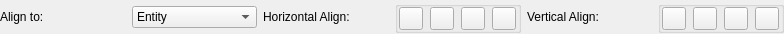
<?xml version="1.0" encoding="UTF-8"?>
<ui version="4.0">
 <class>LC_AlignSingleOptionsWidget</class>
 <widget class="QWidget" name="LC_AlignSingleOptionsWidget">
  <property name="geometry">
   <rect>
    <x>0</x>
    <y>0</y>
    <width>784</width>
    <height>34</height>
   </rect>
  </property>
  <property name="windowTitle">
   <string>Form</string>
  </property>
  <layout class="QGridLayout" name="gridLayout">
   <property name="leftMargin">
    <number>0</number>
   </property>
   <property name="topMargin">
    <number>1</number>
   </property>
   <property name="rightMargin">
    <number>0</number>
   </property>
   <property name="bottomMargin">
    <number>1</number>
   </property>
   <item row="2" column="0">
    <widget class="QLabel" name="label_3">
     <property name="text">
      <string>Align to:</string>
     </property>
    </widget>
   </item>
   <item row="2" column="6">
    <widget class="QGroupBox" name="groupBox_2">
     <property name="title">
      <string/>
     </property>
     <property name="flat">
      <bool>true</bool>
     </property>
     <layout class="QGridLayout" name="gridLayout_3">
      <property name="leftMargin">
       <number>0</number>
      </property>
      <property name="topMargin">
       <number>0</number>
      </property>
      <property name="rightMargin">
       <number>0</number>
      </property>
      <property name="bottomMargin">
       <number>0</number>
      </property>
      <item row="0" column="2">
       <widget class="QToolButton" name="tbVAlignTop">
        <property name="toolTip">
         <string>Align top edges</string>
        </property>
        <property name="text">
         <string/>
        </property>
        <property name="icon">
         <iconset resource="../../../../res/icons/icons.qrc">
          <normaloff>:/icons/valign_top.lci</normaloff>:/icons/valign_top.lci</iconset>
        </property>
        <property name="checkable">
         <bool>true</bool>
        </property>
        <property name="autoExclusive">
         <bool>true</bool>
        </property>
       </widget>
      </item>
      <item row="0" column="3">
       <widget class="QToolButton" name="tbVAlignMiddle">
        <property name="toolTip">
         <string>Center entities vertically</string>
        </property>
        <property name="text">
         <string/>
        </property>
        <property name="icon">
         <iconset resource="../../../../res/icons/icons.qrc">
          <normaloff>:/icons/valign_middle.lci</normaloff>:/icons/valign_middle.lci</iconset>
        </property>
        <property name="checkable">
         <bool>true</bool>
        </property>
        <property name="autoExclusive">
         <bool>true</bool>
        </property>
       </widget>
      </item>
      <item row="0" column="4">
       <widget class="QToolButton" name="tbVAlignBottom">
        <property name="toolTip">
         <string>Align bottom edges</string>
        </property>
        <property name="text">
         <string/>
        </property>
        <property name="icon">
         <iconset resource="../../../../res/icons/icons.qrc">
          <normaloff>:/icons/valign_bottom.lci</normaloff>:/icons/valign_bottom.lci</iconset>
        </property>
        <property name="checkable">
         <bool>true</bool>
        </property>
        <property name="autoExclusive">
         <bool>true</bool>
        </property>
       </widget>
      </item>
      <item row="0" column="1">
       <widget class="QToolButton" name="tbValignNone">
        <property name="toolTip">
         <string>No vertical alignment</string>
        </property>
        <property name="text">
         <string/>
        </property>
        <property name="icon">
         <iconset resource="../../../../res/icons/icons.qrc">
          <normaloff>:/icons/no_align.lci</normaloff>:/icons/no_align.lci</iconset>
        </property>
        <property name="checkable">
         <bool>true</bool>
        </property>
        <property name="autoExclusive">
         <bool>true</bool>
        </property>
       </widget>
      </item>
     </layout>
    </widget>
   </item>
   <item row="2" column="5">
    <widget class="QLabel" name="label">
     <property name="text">
      <string>Vertical Align:</string>
     </property>
    </widget>
   </item>
   <item row="2" column="2">
    <widget class="QLabel" name="label_2">
     <property name="text">
      <string>Horizontal Align:</string>
     </property>
    </widget>
   </item>
   <item row="2" column="1">
    <widget class="QComboBox" name="cbAlignTo">
     <property name="toolTip">
      <string>Defines the way of selected entities' alignment.</string>
     </property>
     <item>
      <property name="text">
       <string>Entity</string>
      </property>
     </item>
     <item>
      <property name="text">
       <string>Position</string>
      </property>
     </item>
     <item>
      <property name="text">
       <string>Drawing</string>
      </property>
     </item>
    </widget>
   </item>
   <item row="2" column="3">
    <widget class="QGroupBox" name="groupBox">
     <property name="title">
      <string/>
     </property>
     <property name="flat">
      <bool>false</bool>
     </property>
     <layout class="QGridLayout" name="gridLayout_2">
      <property name="leftMargin">
       <number>0</number>
      </property>
      <property name="topMargin">
       <number>0</number>
      </property>
      <property name="rightMargin">
       <number>0</number>
      </property>
      <property name="bottomMargin">
       <number>0</number>
      </property>
      <item row="0" column="0">
       <widget class="QToolButton" name="tbHAlignNone">
        <property name="toolTip">
         <string>No change of horizontal position</string>
        </property>
        <property name="text">
         <string/>
        </property>
        <property name="icon">
         <iconset resource="../../../../res/icons/icons.qrc">
          <normaloff>:/icons/no_align.lci</normaloff>:/icons/no_align.lci</iconset>
        </property>
        <property name="checkable">
         <bool>true</bool>
        </property>
        <property name="autoExclusive">
         <bool>true</bool>
        </property>
       </widget>
      </item>
      <item row="0" column="1">
       <widget class="QToolButton" name="tbHAlignLeft">
        <property name="toolTip">
         <string>Align left edges</string>
        </property>
        <property name="text">
         <string/>
        </property>
        <property name="icon">
         <iconset resource="../../../../res/icons/icons.qrc">
          <normaloff>:/icons/halign_left.lci</normaloff>:/icons/halign_left.lci</iconset>
        </property>
        <property name="checkable">
         <bool>true</bool>
        </property>
        <property name="autoExclusive">
         <bool>true</bool>
        </property>
       </widget>
      </item>
      <item row="0" column="2">
       <widget class="QToolButton" name="tbHalignMiddle">
        <property name="toolTip">
         <string>Center entities horizontally</string>
        </property>
        <property name="text">
         <string/>
        </property>
        <property name="icon">
         <iconset resource="../../../../res/icons/icons.qrc">
          <normaloff>:/icons/halign_middle.lci</normaloff>:/icons/halign_middle.lci</iconset>
        </property>
        <property name="checkable">
         <bool>true</bool>
        </property>
        <property name="autoExclusive">
         <bool>true</bool>
        </property>
       </widget>
      </item>
      <item row="0" column="3">
       <widget class="QToolButton" name="tbHalignRight">
        <property name="toolTip">
         <string>Align right edges</string>
        </property>
        <property name="text">
         <string/>
        </property>
        <property name="icon">
         <iconset resource="../../../../res/icons/icons.qrc">
          <normaloff>:/icons/halign_right.lci</normaloff>:/icons/halign_right.lci</iconset>
        </property>
        <property name="checkable">
         <bool>true</bool>
        </property>
        <property name="autoExclusive">
         <bool>true</bool>
        </property>
       </widget>
      </item>
     </layout>
    </widget>
   </item>
  </layout>
 </widget>
 <resources>
  <include location="../../../../res/icons/icons.qrc"/>
  <include location="../../../../res/icons/icons.qrc"/>
 </resources>
 <connections/>
</ui>
